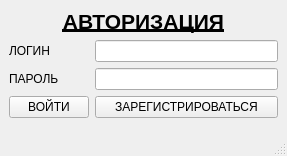
<?xml version="1.0" encoding="UTF-8"?>
<ui version="4.0">
 <class>MainWindow</class>
 <widget class="QMainWindow" name="MainWindow">
  <property name="geometry">
   <rect>
    <x>0</x>
    <y>0</y>
    <width>287</width>
    <height>156</height>
   </rect>
  </property>
  <property name="windowTitle">
   <string>MainWindow</string>
  </property>
  <widget class="QWidget" name="centralwidget">
   <layout class="QFormLayout" name="formLayout">
    <item row="1" column="0" colspan="2">
     <widget class="QLabel" name="label">
      <property name="enabled">
       <bool>true</bool>
      </property>
      <property name="sizePolicy">
       <sizepolicy hsizetype="Preferred" vsizetype="Preferred">
        <horstretch>0</horstretch>
        <verstretch>0</verstretch>
       </sizepolicy>
      </property>
      <property name="font">
       <font>
        <pointsize>16</pointsize>
        <weight>75</weight>
        <italic>false</italic>
        <bold>true</bold>
        <underline>true</underline>
        <strikeout>false</strikeout>
       </font>
      </property>
      <property name="text">
       <string>АВТОРИЗАЦИЯ</string>
      </property>
      <property name="alignment">
       <set>Qt::AlignCenter</set>
      </property>
     </widget>
    </item>
    <item row="2" column="0">
     <widget class="QLabel" name="label_3">
      <property name="text">
       <string>ЛОГИН</string>
      </property>
     </widget>
    </item>
    <item row="2" column="1">
     <widget class="QLineEdit" name="lineEdit_2"/>
    </item>
    <item row="3" column="0">
     <widget class="QLabel" name="label_2">
      <property name="text">
       <string>ПАРОЛЬ</string>
      </property>
     </widget>
    </item>
    <item row="3" column="1">
     <widget class="QLineEdit" name="lineEdit"/>
    </item>
    <item row="5" column="1">
     <widget class="QPushButton" name="pushButton">
      <property name="text">
       <string>ЗАРЕГИСТРИРОВАТЬСЯ</string>
      </property>
     </widget>
    </item>
    <item row="5" column="0">
     <widget class="QPushButton" name="pushButton_3">
      <property name="text">
       <string>ВОЙТИ</string>
      </property>
     </widget>
    </item>
   </layout>
  </widget>
  <widget class="QStatusBar" name="statusbar"/>
 </widget>
 <resources/>
 <connections>
  <connection>
   <sender>pushButton</sender>
   <signal>clicked(bool)</signal>
   <receiver>MainWindow</receiver>
   <slot>setAnimated(bool)</slot>
   <hints>
    <hint type="sourcelabel">
     <x>223</x>
     <y>112</y>
    </hint>
    <hint type="destinationlabel">
     <x>339</x>
     <y>-347</y>
    </hint>
   </hints>
  </connection>
 </connections>
</ui>
